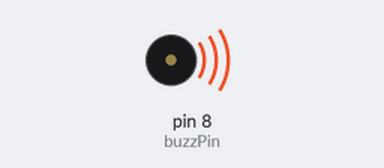
Bench run of a sketch on a simulated Arduino Uno, built with avr-gcc and run on an emulated ATmega328P. Parts: buzzer (waves = sounding).

Above: at 0.1 s.
Timing chart, 0 to 40.0 s (numbered marks = the images above):
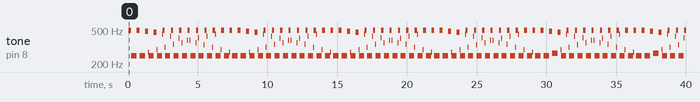

Measured:
- by itself, tone on pin 8 (buzzPin): plays 496 Hz for 0.20 s, 249 Hz for 0.40 s, 496 Hz for 0.20 s, 249 Hz for 0.40 s, 483 Hz for 0.20 s, 275 Hz for 0.04 s … (228 notes in this stretch)

The sketch:

12_changing_tone_of_active_buzzer.ino
```cpp
int buzzPin = 8;
int dt1 = 1;
int dt2 = 2;
void setup() {
pinMode(buzzPin, OUTPUT);
}

void loop() {
for(int j =1; j <= 100; j += 1){
  digitalWrite(buzzPin, HIGH);
  delay(dt1);
  digitalWrite(buzzPin, LOW);
  delay(dt1);
}
for(int j =1; j <= 100; j += 1){
  digitalWrite(buzzPin, HIGH);
  delay(dt2);
  digitalWrite(buzzPin, LOW);
  delay(dt2);
}
}
```
